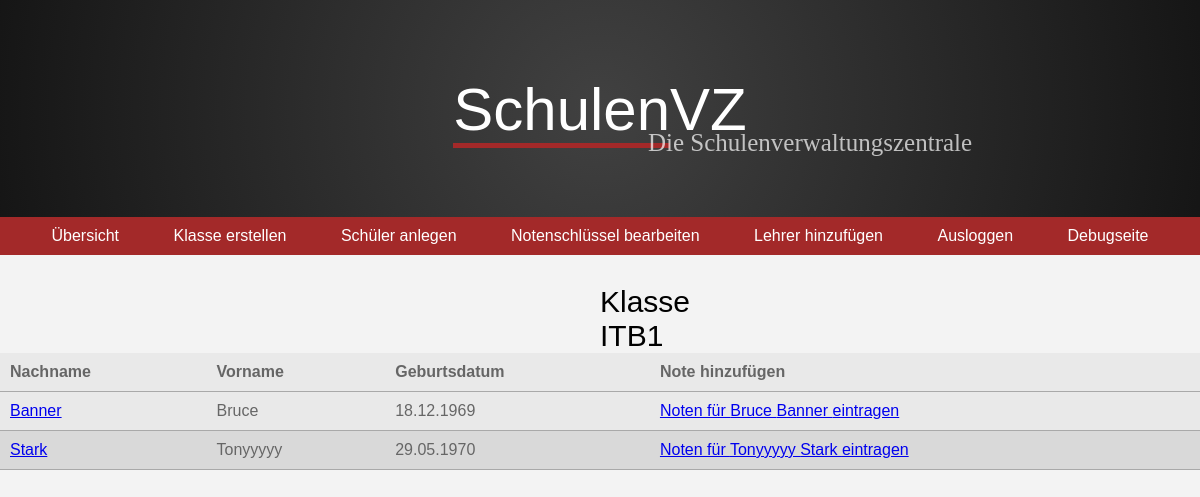
Page /index.php?id=ITB1&sort=true (signed in) on the committed database.
### tables this page shows
CREATE TABLE `schueler` (
  `id_Schueler` int(11) NOT NULL,
  `Vorname` varchar(45) NOT NULL,
  `Nachname` varchar(45) NOT NULL,
  `Geburtsdatum` date NOT NULL,
  `Kurs_id_Kurs` int(11) DEFAULT NULL
);

### files_lp/includes/DoublyLinkedList.php (called while the page is built, shortened)
<?php
require_once 'Student.php';
require_once 'Element.php';
class DoublyLinkedList
{
    private $start;
    private $count;
    public function __construct($name, $key, $id)
    {
        $this->start = null;
        $this->count = 0;
    }
    public function add($data)
    {
        $element = new Element($data);
        if ($this->start === null) {
            $this->start = $element;
            $this->count++;
            return;
        }
        $this->count++;
    }
    public function readList()
    {
        $array = array();
        if ($this->count === 0)
        {
            echo "Noch keine Einträge vorhanden.<br>";
        }
        else
        {
            $start = $this->getStart();
            $data = $start->getData();
            for ($i = 0; $i < $this->count; $i++) {
                $array[] = $data;
                $start = $start->getNext();
                if ($start !== null)
                {
                    $data = $start->getData();
                }
                else
                {
                    return $array;
                }
            }
            return $array;
        }
    }
    public function ListSorter(DoublyLinkedList $liste)
    {
        do
        {
            $start = $liste->getStart();
            $next = $start->getNext();
            $swapped = false;
            for ($i = 0; $i < $liste->count - 1; $i++)
            {
                $firstLastName = $start->getLast();
                $secondLastName = $next->getLast();
                if (strcasecmp($firstLastName, $secondLastName) > 0)
                {
                    if ($liste->count >= 5)
                    {
                        if ($i === 0)
                        {
                            $nextNext = $next->getNext();
                            $start->setPrevious($next);
                            $start->setNext($nextNext);
                            $next->setPrevious(null);
                            $next->setNext($start);
                            $nextNext->setPrevious($start);
                            $liste->start = $next;
                            $next = $start->getNext();
                            $swapped = true;
                        }
                        elseif ($liste->end === $next->getNext())
                        {
                            $prev = $start->getPrevious();
                            $nextNode = $next->getNext();
                            $prev->setNext($next);
                            $start->setPrevious($next);
                            $start->setNext($nextNode);
                            $next->setPrevious($prev);
                            $next->setNext($start);
                            $nextNode->setPrevious($start);
                            $next = $start->getNext();
                            $swapped = true;
                        }
                        elseif($liste->end === $next)
                        {
                            $prevNode = $start->getPrevious();
                            $prevNode->setNext($next);
                            $start->setPrevious($next);
                            $start->setNext(null);
                            $next->setPrevious($prevNode);
                            $next->setNext($start);
                            $liste->end = $start;
                            $swapped = true;
                        }
                        else
                        {
                            $pre = $start->getPrevious();
                            $nex = $next->getNext();
                            $pre->setNext($next);
                            $start->setPrevious($next);
                            $start->setNext($nex);
                            $next->setPrevious($pre);
                            $next->setNext($start);
                            $nex->setPrevious($start);
                            $next = $start->getNext();
                            $swapped = true;
                        }
                    }
                    elseif ($liste->count == 1)
                    {
                        $liste->setSorted(true);
                        return $liste;
                    }
                    elseif ($liste->count == 2)
                    {
                        $start->setNext(null);
                        $start->setPrevious($next);
                        $liste->end = $start;
                        $next->setPrevious(null);
                        $next->setNext($start);
                        $liste->start = $next;
                        $swapped = true;
                    }
                }
                else
                {
                    $start = $next;
                    $next = $start->getNext();
                }
            }
        }
        while ($swapped);
        return $liste;
    }
    public function getStart()
    {
        return $this->start;
    }
}

### files_lp/includes/Element.php (called while the page is built, shortened)
<?php
require_once 'Student.php';
require_once 'DoublyLinkedList.php';
class Element
{
    private $next;
    private $data;
    public function __construct(Student $data)
    {
        $this->data = $data;
    }
    public function setNext($element)
    {
        if ($element === null)
        {
            $this->next = null;
        }
        else
        {
            $this->next = $element;
        }
    }
    public function getNext()
    {
        return $this->next;
    }
    public function getData()
    {
        return $this->data->getStudentData();
    }
    public function getLast()
    {
        return $this->data->getLastName();
    }
}

### files_lp/includes/Student.php (called while the page is built, shortened)
<?php
require_once 'Element.php';
require_once 'DoublyLinkedList.php';
class Student
{
    private $firstName;
    private $lastName;
    private $bday;
    private $id;
    public function __construct($id, $firstName, $lastName, $bday, $class)
    {
        $this->id = $id;
        $this->firstName = $firstName;
        $this->lastName = $lastName;
        $this->bday = $bday;
    }
    public function getId()
    {
        return $this->id;
    }
    public function getFirstName()
    {
        return $this->firstName;
    }
    public function getLastName()
    {
        return $this->lastName;
    }
    public function getBday()
    {
        return $this->bday;
    }
    public function getStudentData()
    {
        $data = array();
        $id = $this->getId();
        $first = $this->getFirstName();
        $last = $this->getLastName();
        $bd = $this->getBday();
        array_push($data, $first, $last, $bd, $id);
        return $data;
    }
}

### project_files/Database.php (called while the page is built, shortened)
<?php
abstract class DB {
    public static function convertDate($date) {
        if ($date) {
            return date('d.m.Y', strtotime($date));
        }
        else {
            return NULL;
        }
    }
}

### index.php (the view, shortened to what this page needs)
<?php
include_once 'files_lp/ui/header.php';
if (isset($_SESSION['UserRight']) AND isset($_SESSION['UserLogin']))
{
    $userRight = $_SESSION['UserRight'];
    if ($userRight == "ADMIN")
    {
        if (isset($_GET['id']) AND isset($_GET['sort']))
        {
            $kurs = strtoupper($_GET['id']);
            if (isset($_SESSION[$kurs]))
            {
                $liste = unserialize($_SESSION[$kurs]);
            }
            else
            {
                buildList($kurs);
                $liste = unserialize($_SESSION[$kurs]);
            }
            echo "<p id='className'> Klasse ".$kurs."</p>";
            echo "<table id='myTable'>";
            echo "<thead>";
            echo "<tr>";
            echo "<th>Nachname</th>";
            echo "<th>Vorname</th>";
            echo "<th>Geburtsdatum</th>";
            echo "<th>Note hinzufügen</th>";
            echo "</tr>";
            echo "</thead>";
            printList($liste, $kurs, true);
            echo "</table>";
        }
    }
}
else
{
    header("Location: login.php");
}
?>

### files_lp/functions/listHelper.php (shortened to what this page needs)
<?php
require_once 'files_lp/includes/DoublyLinkedList.php';
require_once 'files_lp/includes/Element.php';
require_once 'files_lp/includes/Student.php';
require_once 'project_files/Database.php';
function buildList($class)
{
    $PDO = DB::load(DBHOST, DBNAME, DBUSERNAME, DBPASSWORD);
    $search = "SELECT s.id_Schueler, s.Vorname, s.Nachname, s.Geburtsdatum FROM kurs
               LEFT JOIN schueler s on kurs.id_Kurs = s.Kurs_id_Kurs
               WHERE kurs.kursName = ?";
    $pre = $PDO->prepare($search);
    $pre->execute(array($class));
    $test = $pre->fetchAll(PDO::FETCH_ASSOC);
}
function sortList($name)
{
    $liste = unserialize($_SESSION[$name]);
    $newList = $liste->ListSorter($liste);
    return $newList;
}
function printList($liste, $kurs, $sort = false)
{
    if ($sort == true)
    {
        $sorted = sortList($kurs);
        $array = $sorted->readList();
    }
    else
    {
        $array = $liste->readList();
        $sortVal = 0;
    }
    echo "<tbody id='myTbody'>";
    foreach ($array as $row)
    {
        echo "<tr onclick='makeTrClickableAgain(this)'>";
        echo "<td id='last' class='dontTouchThis'>";
        echo "<a href='grades.php?id=".$row[3]."&class=".$kurs."'>".$row[1]."</a>";
        echo "</td>";
        echo "<td id='first'>";
        echo $row[0];
        echo "</td>";
        echo "<td id='birth'>";
        echo DB::convertDate($row[2]);
        echo "</td>";
        echo "<td class='dontTouchThis'>";
        echo "<a href='newGrade.php?id=".$row[3]."&class=".$kurs."'>Noten für ".$row[0]." ".$row[1]." eintragen</a>";
        echo "</td>";
        echo "</tr>";
    }
    echo "</tbody>";
}

### files_lp/styles/styles.css (style rules this page uses)
body { background-color: var(--backgroundColor); font-family: var(--mainFont); margin: 0; padding: 0; }
table { border-collapse: collapse; width: 100%; font-family: var(--mainFont); text-align: left; }
table thead { background-color: var(--accentColor); color: var(--elementsOnAccentColor); font-weight: bold; }
td, th { padding: 10px; color: #666; }
tr { border-bottom: 1px solid var(--tableBorders); }
tr:nth-child(even) { background-color: var(--softerMainColor); }
tr:nth-child(odd):not(.tableHead) { background-color: var(--softMainColor); }
#className { margin-left: 50%; margin-right: 40%; font-size: 30px; margin-bottom: 0px; padding-bottom: 0px; }

### rows in the picture
schueler: Nachname "Banner", Vorname "Bruce", Geburtsdatum "18.12.1969"
schueler: Nachname "Stark", Vorname "Tonyyyyy", Geburtsdatum "29.05.1970"

### other values in the picture
$kurs "ITB1"
